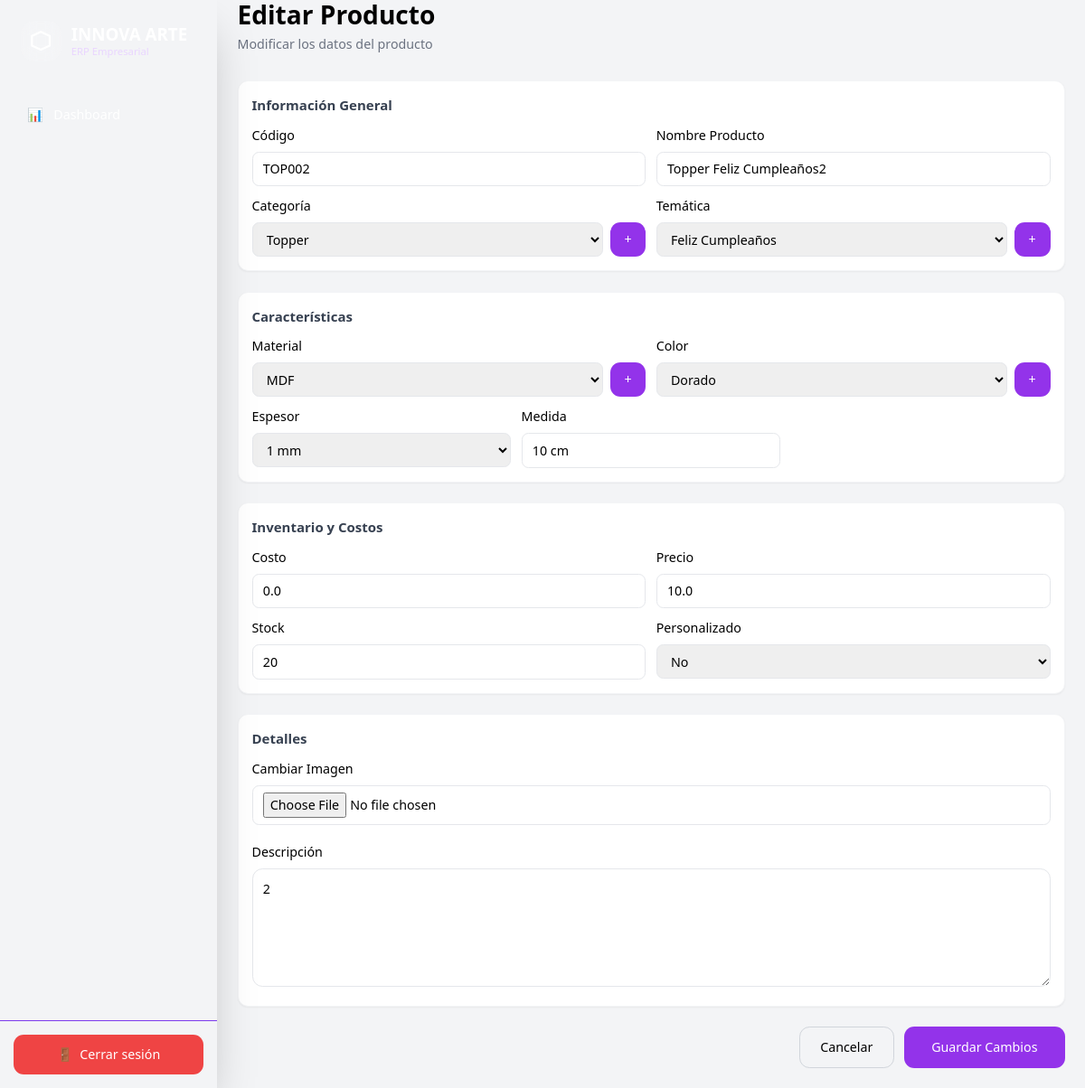
The app's page /products/2/edit (signed in) with its own data.
### app/models/product.py (models this page shows)
class Product(Base):
    __tablename__ = "products"
    id = Column(Integer, primary_key=True)
    code = Column(String)
    name = Column(String)
    description = Column(String)
    category = Column(String)
    material = Column(String)
    color = Column(String)
    size = Column(String)
    thickness = Column(String)
    price = Column(Float)
    cost = Column(Float)
    theme = Column(String)
    stock = Column(Integer)
    custom = Column(Boolean, default=False, nullable=False)
    image = Column(String)

### app/models/productcategory.py (models this page shows)
class ProductCategory(Base):
    __tablename__ = "product_categories"
    id = Column(
        Integer,
        primary_key=True
    )
    name = Column(
        String,
        unique=True
    )

### app/models/productmaterial.py (models this page shows)
class ProductMaterial(Base):
    __tablename__ = "product_materials"
    id = Column(
        Integer,
        primary_key=True
    )
    name = Column(
        String,
        unique=True
    )

### app/models/productcolor.py (models this page shows)
class ProductColor(Base):
    __tablename__ = "product_colors"
    id = Column(
        Integer,
        primary_key=True
    )
    name = Column(
        String,
        unique=True
    )

### app/routes/products.py (the view)
@router.get("/{product_id}/edit", response_class=HTMLResponse)
async def edit_product_page(
    product_id: int, request: Request, db: Session = Depends(get_db)
):
    user = role_required(request, ["admin"])
    if isinstance(user, RedirectResponse):
        return user
    product = db.query(Product).filter(Product.id == product_id).first()
    if not product:
        return RedirectResponse(url="/products", status_code=302)
    categories = db.query(ProductCategory).all()
    materials = db.query(ProductMaterial).all()
    colors = db.query(ProductColor).all()
    themes = db.query(ProductTheme).all()
    thicknesses = db.query(ProductThickness).all()
    units = db.query(MeasurementUnit).all()
    return templates.TemplateResponse(
        request=request,
        name="products/edit.html",
        context={
            "product": product,
            "categories": categories,
            "materials": materials,
            "colors": colors,
            "themes": themes,
            "thicknesses": thicknesses,
            "units": units,
        },
    )

### app/templates/products/edit.html (shortened to what this page needs)
{% extends 'layouts/base.html' %}
{% block content %}
<div class="max-w-6xl mx-auto">
  <div class="flex justify-between items-center mb-8">
    <div>
      <h1 class="text-3xl font-bold">Editar Producto</h1>
      <p class="text-gray-500 mt-1">Modificar los datos del producto</p>
    </div>
  </div>
  <form action="/products/{{ product.id }}/edit" method="POST" enctype="multipart/form-data" class="space-y-6">
    <div class="bg-white rounded-xl shadow-sm border border-gray-100 p-4">
      <h2 class="text-base font-semibold mb-3 text-gray-700">Información General</h2>
      <div class="grid md:grid-cols-2 gap-3">
        <div>
          <label class="block mb-2"> Código </label>
          <input type="text" name="code" value="{{ product.code }}" class="w-full border border-gray-200 px-3 py-2 rounded-lg" required />
        </div>
        <div>
          <label class="block mb-2"> Nombre Producto </label>
          <input type="text" name="name" value="{{ product.name }}" class="w-full border border-gray-200 px-3 py-2 rounded-lg" required />
        </div>
        <div>
          <label class="block mb-2"> Categoría </label>
          <div class="flex gap-2">
            <select name="category" class="w-full border border-gray-200 px-3 py-2 rounded-lg">
              {% for category in categories %}
              <option value="{{ category.name }}" {% if category.name == product.category %}selected{% endif %}>{{ category.name }}</option>
              {% endfor %}
            </select>
            <a href="/product-settings" target="_blank" class="bg-purple-600 text-white w-12 rounded-xl flex items-center justify-center">+</a>
          </div>
        </div>
        <div>
          <label class="block mb-2"> Temática </label>
          <div class="flex gap-2">
            <select name="theme" class="w-full border border-gray-200 px-3 py-2 rounded-lg">
              {% for theme in themes %}
              <option value="{{ theme.name }}" {% if theme.name == product.theme %}selected{% endif %}>{{ theme.name }}</option>
              {% endfor %}
            </select>
            <a href="/product-settings" target="_blank" class="bg-purple-600 text-white w-12 rounded-xl flex items-center justify-center">+</a>
          </div>
        </div>
      </div>
    </div>
    <div class="bg-white rounded-xl shadow-sm border border-gray-100 p-4">
      <h2 class="text-base font-semibold mb-3 text-gray-700">Características</h2>
      <div class="grid md:grid-cols-2 gap-3">
        <div>
          <label class="block mb-2"> Material </label>
          <div class="flex gap-2">
            <select name="material" class="w-full border border-gray-200 px-3 py-2 rounded-lg">
              {% for material in materials %}
              <option value="{{ material.name }}" {% if material.name == product.material %}selected{% endif %}>{{ material.name }}</option>
              {% endfor %}
            </select>
            <a href="/product-settings" target="_blank" class="bg-purple-600 text-white w-12 rounded-xl flex items-center justify-center">+</a>
          </div>
        </div>
        <div>
          <label class="block mb-2"> Color </label>
          <div class="flex gap-2">
            <select name="color" class="w-full border border-gray-200 px-3 py-2 rounded-lg">
              {% for color in colors %}
              <option value="{{ color.name }}" {% if color.name == product.color %}selected{% endif %}>{{ color.name }}</option>
              {% endfor %}
            </select>
            <a href="/product-settings" target="_blank" class="bg-purple-600 text-white w-12 rounded-xl flex items-center justify-center">+</a>
          </div>
        </div>
      </div>
      <div class="grid md:grid-cols-3 gap-3 mt-3">
        <div>
          <label class="block mb-2"> Espesor </label>
          <select name="thickness" class="w-full border border-gray-200 px-3 py-2 rounded-lg">
            {% for thickness in thicknesses %}
            <option value="{{ thickness.name }}" {% if thickness.name == product.thickness %}selected{% endif %}>{{ thickness.name }}</option>
            {% endfor %}
          </select>
        </div>
        <div>
          <label class="block mb-2"> Medida </label>
          <input type="text" name="size" value="{{ product.size }}" class="w-full border border-gray-200 px-3 py-2 rounded-lg" />
        </div>
        <div></div>
      </div>
    </div>
    <div class="bg-white rounded-xl shadow-sm border border-gray-100 p-4">
      <h2 class="text-base font-semibold mb-3 text-gray-700">Inventario y Costos</h2>
      <div class="grid md:grid-cols-2 xl:grid-cols-4 gap-3">
        <div>
          <label class="block mb-2"> Costo </label>
          <input type="number" step="0.01" name="cost" value="{{ product.cost }}" class="w-full border border-gray-200 px-3 py-2 rounded-lg" required />
        </div>
        <div>
          <label class="block mb-2"> Precio </label>
          <input type="number" step="0.01" name="price" value="{{ product.price }}" class="w-full border border-gray-200 px-3 py-2 rounded-lg" required />
        </div>
        <div>
          <label class="block mb-2"> Stock </label>
          <input type="number" name="stock" value="{{ product.stock }}" class="w-full border border-gray-200 px-3 py-2 rounded-lg" />
        </div>
        <div>
          <label class="block mb-2"> Personalizado </label>
          <select name="custom" class="w-full border border-gray-200 px-3 py-2 rounded-lg">
            <option value="no" {% if not product.custom %}selected{% endif %}>No</option>
          </select>
        </div>
      </div>
    </div>
    <div class="bg-white rounded-xl shadow-sm border border-gray-100 p-4">
      <h2 class="text-base font-semibold mb-3 text-gray-700">Detalles</h2>
      {% set img = product_image_url(product.image) %}
      <div class="mb-5">
        <label class="block mb-2"> Cambiar Imagen </label>
        <input type="file" name="image" id="imageInput" accept=".jpg,.jpeg,.png,.webp"
            class="w-full border border-gray-200 px-3 py-2 rounded-lg" />
      </div>
      <div>
        <label class="block mb-2"> Descripción </label>
        <textarea name="description" rows="5" class="w-full border border-gray-200 p-3 rounded-xl">{{ product.description }}</textarea>
      </div>
    </div>
    <div class="flex justify-end gap-3">
      <a href="/products" class="px-6 py-3 border border-gray-300 rounded-xl">Cancelar</a>
      <button type="submit" class="bg-purple-600 hover:bg-purple-700 text-white px-8 py-3 rounded-xl">Guardar Cambios</button>
    </div>
  </form>
</div>
{% endblock %}

### records on screen
Product: code "TOP002", name "Topper Feliz Cumpleaños2", category "Topper", material "MDF", color "Dorado", size "10 cm", cost "0.0", price "10.0", stock "20", custom "No", description "2"

### other values on screen
form field theme "Feliz Cumpleaños"
form field thickness "1 mm"
